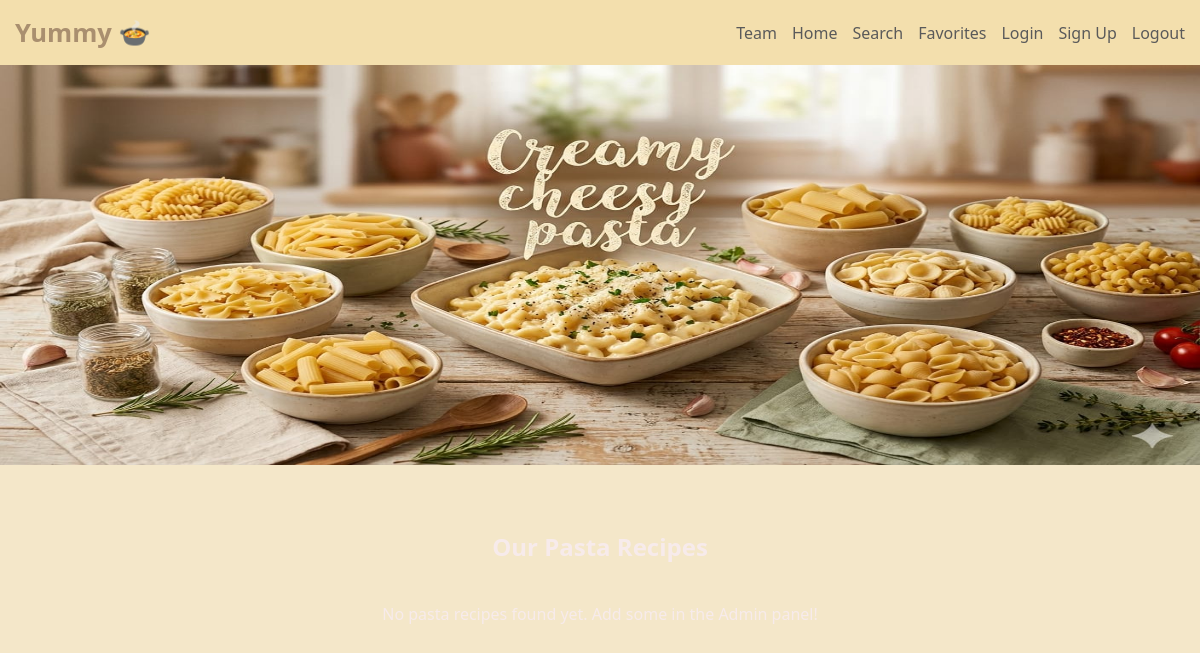
The page /pasta/ on the database as committed earlier.
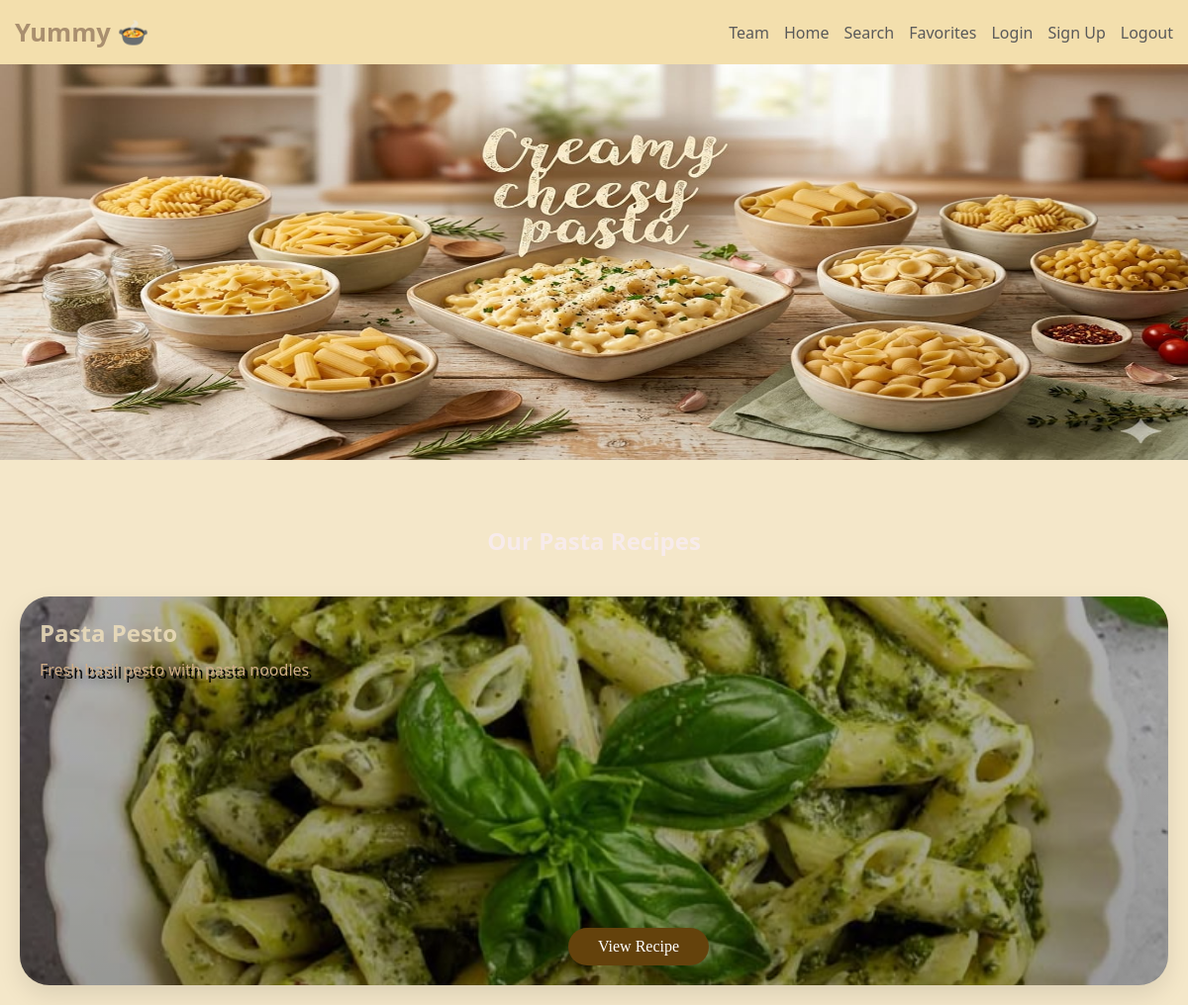
The same page on the database as committed later.
### recipes/models.py (models this page shows, shortened)
class Recipe(models.Model):
    DIET_CHOICES = [
        ('all', 'General / Non-Specific'),
        ('keto', 'Keto Friendly'),
        ('vegan', 'Vegan / Vegetarian'),
        ('protein', 'High Protein'),
        ('gluten-free', 'Gluten-Free'),
    ]
    title = models.CharField(max_length=200, verbose_name="Recipe Title")
    slug = models.SlugField(unique=True, blank=True, null=True)
    description = models.TextField(help_text="Briefly describe the dish")
    ingredients = models.TextField(help_text="Separate ingredients with a comma or new line")
    instructions = models.TextField()
    image = models.ImageField(upload_to='recipes/%Y/%m/%d/', default='default_recipe.jpg')
    category = models.ForeignKey(Category, on_delete=models.SET_NULL, null=True, related_name='recipes')
    author = models.ForeignKey(User, on_delete=models.CASCADE, related_name='my_recipes')
    diet_type = models.CharField(max_length=20, choices=DIET_CHOICES, default='all',null=True,blank=True)
    prep_time = models.PositiveIntegerField(default=30, help_text="Preparation time in minutes",null=True,blank=True)
    calories = models.PositiveIntegerField(default=500, help_text="Calories per serving",null=True,blank=True)
    created_at = models.DateTimeField(auto_now_add=True)
    updated_at = models.DateTimeField(auto_now=True)
    class Meta:
        ordering = ['-created_at']
        verbose_name = "Recipe"
        verbose_name_plural = "Recipes"

### recipes/views.py (the view, shortened to what this page needs)
# urls.py: path("pasta/", views.category_detail, {'category_name': 'Pasta'}, name="pasta"),
def category_detail(request, category_name):
    category_slug = category_name.lower().replace("-", " ").strip()
    favorite_recipe_ids = []
    if request.user.is_authenticated:
        favorite_recipe_ids = Favorite.objects.filter(user=request.user).values_list('recipe_id', flat=True)
    category_obj = get_object_or_404(Category, name__iexact=category_slug)
    recipes = Recipe.objects.filter(category=category_obj)
    category_slug = category_slug.lower()
    clean_name = category_slug.replace(" ", "_").replace("-", "_")
    simple_name = category_slug.replace(" ", "").replace("-", "")
    hub_templates = {
        'bakery': 'recipes/bakery/bakery.html',
        'main dish': 'recipes/main_dish/maindish.html',
        'healthy': 'recipes/healthy/Healthy Food.html',
        'drinks': 'recipes/drinks/drinks.html',
        'dessert': 'recipes/desserts/dessert.html',
        'appetizers': 'recipes/appetizers/appetizers.html',
    }
    template_name = hub_templates.get(category_slug)
    if not template_name:
        possible_templates = [
            f"recipes/{clean_name}/{clean_name}.html",
            f"recipes/{clean_name}/{simple_name}.html",
            f"recipes/main_dish/{clean_name}.html",
            f"recipes/main_dish/{simple_name}.html",
            f"recipes/bakery/{clean_name}.html",
            f"recipes/bakery/{simple_name}.html",
            f"recipes/{clean_name}s/{clean_name}.html",
            f"recipes/drinks/{clean_name}.html",
            f"recipes/desserts/{clean_name}.html",
            f"recipes/bakery/macrons.html" if clean_name == "macarons" else None,
        ]
        possible_templates = [t for t in possible_templates if t]
        template_name = None
        for t in possible_templates:
            try:
                get_template(t)
                template_name = t
                break
            except TemplateDoesNotExist:
                continue
        if not template_name:
            template_name = "recipes/recipes.html"
    return render(request, template_name, {
        "recipes": recipes,
        "category": category_obj.name,
        "category_obj": category_obj,
        "favorite_recipe_ids": favorite_recipe_ids
    })

### recipes/templates/recipes/main_dish/pasta.html (shortened to what this page needs)
{% load static %}
<!DOCTYPE html>
<html lang="en">
<head>
    <link rel="stylesheet" href="{% static 'css/maindish.css' %}">
</head>
<body>
    <div id="navbar">
        <nav class="main-nav">
            <div class="logo">Yummy 🍲</div>
            <ul class="nav-links">
                <li><a href="{% url 'cover' %}">Team</a></li>
                <li><a href="{% url 'home' %}">Home</a></li>
                <li><a href="{% url 'search' %}">Search</a></li>
                <li><a href="{% url 'favorites' %}">Favorites</a></li>
                <li><a href="{% url 'login' %}">Login</a></li>
                <li><a href="{% url 'signup' %}">Sign Up</a></li>
                <li><a href="{% url 'logout' %}">Logout</a></li>
            </ul>
        </nav>
    </div>
    <div class="banner">
        <img src="{% static 'maindish/pasta-banner.jfif' %}" style="width:100%; height:400px; margin-bottom:30px;">
    </div>
    <h2 class="h2">Our Pasta Recipes</h2>
    <div class="recipes-container">
        {% for recipe in recipes %}
        <div class="recipe-card" id="recipe-{{ recipe.pk }}"
            style="background-image: linear-gradient(rgba(0,0,0,0.3), rgba(0,0,0,0.4)), url('{{ recipe.image.url }}'); background-size: cover; background-position: center;"
            onclick="openCard(event, 'recipe-{{ recipe.pk }}-card')">
            <h2>{{ recipe.title }}</h2>
            <p>{{ recipe.description|truncatewords:15 }}</p>
            <a href="javascript:void(0)" class="btn-main" onclick="openCard(event, 'recipe-{{ recipe.pk }}-card')">View
                Recipe</a>
        </div>
        {% empty %}
        <p style="text-align: center; grid-column: 1/-1;">No pasta recipes found yet. Add some in the Admin panel!</p>
        {% endfor %}
    </div>
</body>
</html>

Rows that differ between the two databases and show on the page:
added Recipe: image (picture), title "Pasta Pesto", description "Fresh basil pesto with pasta noodles"
